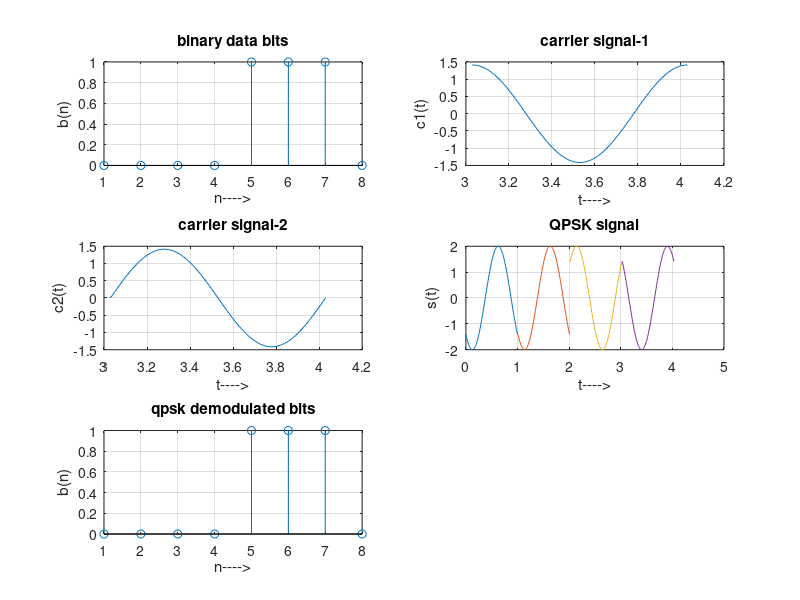

Write the MATLAB code that produced this figure.
% QPSK Modulation  
clc;  
clear all;  
close all;  
%GENERATE QUADRATURE CARRIER SIGNAL  
Tb=1;t=0:(Tb/100):Tb;fc=1;  
c1=sqrt(2/Tb)*cos(2*pi*fc*t);  
c2=sqrt(2/Tb)*sin(2*pi*fc*t);  
%generate message signal  
N=8;m=rand(1,N);  
t1=0;t2=Tb  
for i=1:2:(N-1)  
t=[t1:(Tb/100):t2]  
if m(i)>0.5  
m(i)=1;  
m_s=ones(1,length(t));  
else 
m(i)=0;  
m_s=-1*ones(1,length(t));  
end 
%odd bits modulated signal  
odd_sig(i,:)=c1.*m_s;  
if m(i+1)>0.5 
 m(i+1)=1;  
m_s=ones(1,length(t));  
else 
m(i+1)=0;  
m_s=-1*ones(1,length(t)); 
end 
%even bits modulated signal  
even_sig(i,:)=c2.*m_s;  
%qpsk signal  
qpsk=odd_sig+even_sig;  
%Plot the QPSK modulated signal  
subplot(3,2,4);plot(t,qpsk(i,:));  
title('QPSK signal');xlabel('t---->');ylabel('s(t)');grid on; hold on;  t1=t1+(Tb+.01); t2=t2+(Tb+.01);  
end 
hold off 
%Plot the binary data bits and carrier signal  
subplot(3,2,1);stem(m);  
title('binary data bits');xlabel('n---->');ylabel('b(n)');grid on;  subplot(3,2,2);plot(t,c1);  
title('carrier signal-1');xlabel('t---->');ylabel('c1(t)');grid on;  subplot(3,2,3);plot(t,c2);  
title('carrier signal-2');xlabel('t---->');ylabel('c2(t)');grid on;  % QPSK Demodulation 
t1=0;t2=Tb  
for i=1:N-1  
t=[t1:(Tb/100):t2]  
%correlator  
x1=sum(c1.*qpsk(i,:));  
x2=sum(c2.*qpsk(i,:));  
%decision device  
if (x1>0&&x2>0)  
demod(i)=1;  
demod(i+1)=1;  
elseif (x1>0&&x2<0)  
demod(i)=1;  
demod(i+1)=0;  
elseif (x1<0&&x2<0)  
demod(i)=0;  
demod(i+1)=0;  
elseif (x1<0&&x2>0)  
demod(i)=0;  
demod(i+1)=1;  
end 
t1=t1+(Tb+.01); t2=t2+(Tb+.01);  
end 
subplot(3,2,5);stem(demod);  
title('qpsk demodulated bits');xlabel('n---->');ylabel('b(n)');grid on;
